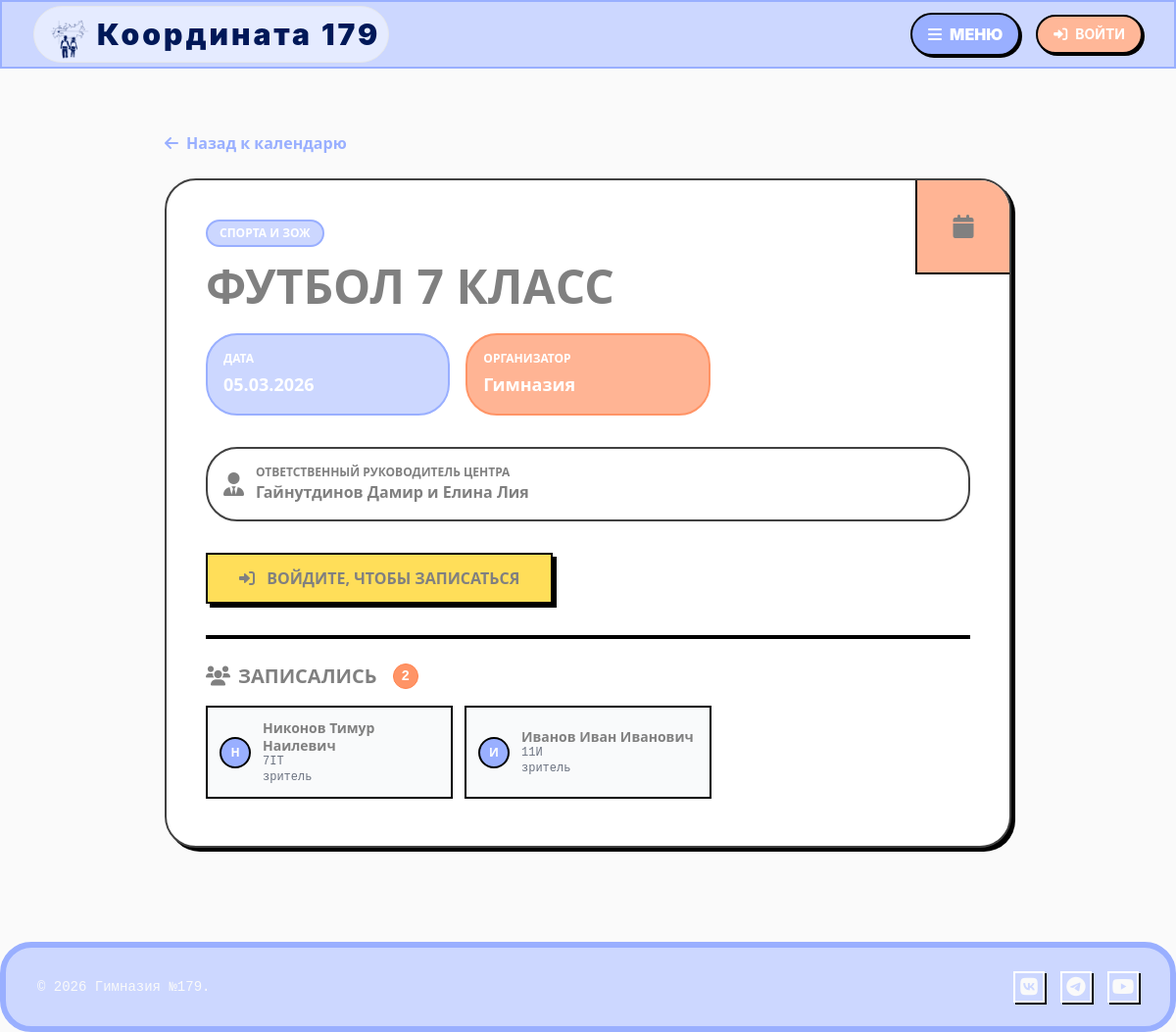
Page /events/9 on the committed database.
### app.py (models this page shows)
class Event(db.Model):
    id = db.Column(db.Integer, primary_key=True)
    title = db.Column(db.String(200), nullable=False)
    date = db.Column(db.Date, nullable=False)
    time = db.Column(db.String(10))
    description = db.Column(db.Text)
    organizer = db.Column(db.String(150))
    responsible_leader = db.Column(db.String(150))
    center = db.Column(db.String(100))
    author_id = db.Column(db.Integer, db.ForeignKey('user.id'))
    author = db.relationship('User')
    registrations = db.relationship('EventRegistration', backref='event', cascade='all, delete-orphan')

class EventRegistration(db.Model):
    id = db.Column(db.Integer, primary_key=True)
    event_id = db.Column(db.Integer, db.ForeignKey('event.id'), nullable=False)
    user_id = db.Column(db.Integer, db.ForeignKey('user.id'), nullable=False)
    registration_date = db.Column(db.DateTime, default=datetime.datetime.utcnow)
    is_confirmed = db.Column(db.Boolean, default=False)
    role = db.Column(db.String(20), default='viewer')
    user = db.relationship('User')

class User(db.Model):
    id = db.Column(db.Integer, primary_key=True)
    username = db.Column(db.String(80), unique=True, nullable=False)
    password = db.Column(db.String(120), nullable=False)
    fio = db.Column(db.String(120), nullable=False)
    class_ = db.Column(db.String(20), nullable=False)
    role = db.Column(db.String(20), default='student')  # 'admin', 'student', 'leader'
    is_graduate = db.Column(db.Boolean, default=False)
    center_name = db.Column(db.String(100))  # только для role='leader'

### app.py (the view)
@app.route('/events/<int:event_id>')
def event_detail(event_id):
    event = Event.query.get_or_404(event_id)
    is_registered = False
    if session.get('logged_in'):
        is_registered = EventRegistration.query.filter_by(
            event_id=event_id, user_id=session['user_id']
        ).first() is not None
    return render_template('event_detail.html', event=event, is_registered=is_registered)

### app.py (called while the page is built)
@app.context_processor
def inject_news():
    latest_news = News.query.order_by(News.publish_date.desc()).limit(10).all()
    return dict(marquee_news=latest_news)

### templates/event_detail.html (shortened to what this page needs)
{% extends "base.html" %}
{% block content %}
<div class="max-w-4xl mx-auto py-8 px-4 font-sans">
    <div class="mb-6">
        <a href="{{ url_for('events') }}"
           class="inline-flex items-center gap-2 text-[#99afff] font-bold hover:text-[#ffb798] transition-colors">
            <i class="fas fa-arrow-left "></i> Назад к календарю
        </a>
    </div>
    <div class="lw-div shadow-hard relative overflow-hidden">
        <div class="absolute top-0 right-0 w-24 h-24 bg-[#ffb494] border-l-2 border-b-2 border-black flex items-center justify-center">
            <i class="fas fa-calendar text-2xl"></i>
        </div>
        <div class="p-6 md:p-10">
            <div class="flex flex-wrap gap-2 mb-4 text-[#99afff]">
                {% if event.center %}
                <span class="lb-div text-white px-3 py-1 text-xs font-black uppercase rounded-[4rem] border-2">
                    {{ event.center }}
                </span>
                {% else %}
                <span class="lr-div text-white px-3 py-1 text-xs font-black uppercase rounded-[4rem] border-2">
                    Общешкольное
                </span>
                {% endif %}
            </div>
            <h1 class="text-4xl md:text-5xl font-black uppercase mb-6 pr-16 leading-tight">
                {{ event.title }}
            </h1>
            <div class="grid grid-cols-1 sm:grid-cols-3 gap-4 mb-8 text-white">
                <div class="lb-div p-4 border-[0.16rem]">
                    <p class="text-xs font-black uppercase mb-1">Дата</p>
                    <p class="font-black text-lg">{{ event.date.strftime('%d.%m.%Y') }}</p>
                </div>
                {% if event.organizer %}
                <div class="lr-div border-[#FF9466] bg-[#ffb494] p-4 border-[0.16rem]">
                    <p class="text-xs font-black uppercase mb-1">Организатор</p>
                    <p class="font-bold text-lg">{{ event.organizer }}</p>
                </div>
                {% endif %}
            </div>
            {% if event.responsible_leader %}
            <div class="lw-div p-4 mb-8 flex items-center gap-3">
                <i class="fas fa-user-tie text-[] text-2xl shrink-0"></i>
                <div>
                    <p class="text-xs font-black uppercase text-gray">Ответственный руководитель центра</p>
                    <p class="font-black">{{ event.responsible_leader }}</p>
                </div>
            </div>
            {% endif %}
            <div class="flex flex-col sm:flex-row gap-4 items-start sm:items-center mb-8">
                {% if session.logged_in and session.role == 'student' %}
                {% if is_registered %}
                <form method="POST" action="{{ url_for('event_unregister', event_id=event.id) }}">
                    <button type="submit"
                            class="lr-div px-8 py-3 font-black uppercase shadow-hard hover:shadow-none hover:translate-x-1 hover:translate-y-1 transition-all">
                        <i class="fas fa-times mr-2"></i> Отменить запись
                    </button>
                </form>
                <span class="font-mono text-sm text-[#99afff] font-bold">
                        <i class="fas fa-check-circle mr-1"></i> Вы записаны!
                    </span>
                {% else %}
                <form method="POST" action="{{ url_for('event_register', event_id=event.id) }}" class="mt-8 space-y-4">
                    <div class="bg-gray-100 p-4 border-2 border-black rounded-2xl">
                        <label class="block font-black uppercase text-xs mb-2">Выберите вашу роль:</label>
                        <select name="role"
                                class="w-full bg-white border-2 border-black p-2 font-bold rounded-xl focus:outline-none">
                            <option value="viewer">Зритель (1 балл)</option>
                            <option value="volunteer">Волонтер (3 балла)</option>
                            <option value="participant">Участник (5 баллов)</option>
                        </select>
                    </div>
                    <button type="submit"
                            class="w-full lb-div text-white p-4 rounded-2xl font-black uppercase shadow-hard hover:shadow-none hover:translate-x-1 hover:translate-y-1 transition-all">
                        Подтвердить участие
                    </button>
                </form>
                {% endif %}
                {% elif not session.logged_in %}
                <a href="{{ url_for('login') }}"
                   class="bg-neo-yellow border-2 border-black px-8 py-3 font-black uppercase shadow-hard hover:shadow-none transition-all">
                    <i class="fas fa-sign-in-alt mr-2"></i> Войдите, чтобы записаться
                </a>
                {% endif %}
            </div>
            <div class="border-t-4 border-black pt-6">
                <h3 class="font-black uppercase text-xl mb-4 flex items-center gap-2">
                    <i class="fas fa-users text-gray"></i>
                    Записались
                    <span class="lr-div border-[0.08rem] text-white px-2 py-0.5 text-sm font-mono ml-2">
                        {{ event.registrations|length }}
                    </span>
                </h3>
                {% if event.registrations %}
                <div class="grid grid-cols-1 sm:grid-cols-2 md:grid-cols-3 gap-3">
                    {% for reg in event.registrations %}
                    <div class="flex items-center justify-between bg-gray-50 border-2 border-black p-3 mb-2">
                        <div class="flex items-center gap-3">
                            <div class="w-8 h-8 bg-[#99afff] text-white flex items-center justify-center rounded-full border-2 border-black shrink-0 text-xs font-black">
                                {{ reg.user.fio[0] }}
                            </div>
                            <div>
                                <p class="font-bold text-sm leading-tight">{{ reg.user.fio }}</p>
                                <p class="text-xs font-mono text-gray-500">{{ reg.user.class_ }}</p>
                                <p class="text-xs font-mono text-gray-500">{{ {"viewer": "зритель",
                                    "volunteer": "волонтёр",
                                    "participant": "участник"}[reg.role] }}</p>
                            </div>
                        </div>
                    </div>
                    {% endfor %}
                </div>
                {% else %}
                <div class="border-2 border-dashed border-gray-300 p-8 text-center opacity-60">
                    <i class="fas fa-user-slash text-3xl mb-2 text-gray-400"></i>
                    <p class="font-mono font-bold text-gray-500">Пока никто не записался</p>
                </div>
                {% endif %}
            </div>
        </div>
    </div>
</div>
{% endblock %}

### templates/base.html (style rules this page uses)
body { font-family: 'Inter', sans-serif; background-color: #fafafa; color: #fafafa; min-height: 100vh; display: flex; flex-direction: column; }
.lb-div, .flash { background-color: #ccd7ff; border-color: #99afff; border-radius: 2rem; border-width: 0.4rem; }
.lr-div { background-color: #FF9466; border-color: #ff824d; border-radius: 2rem; border-width: 0.4rem; }
.lw-div { background-color: #ffffff; border-color: #414141; border-radius: 2rem; border-width: 0.15rem; color: gray; }

### rows in the picture
Event: center "СПОРТА И ЗОЖ", title "ФУТБОЛ 7 КЛАСС", date "05.03.2026", organizer "Гимназия", responsible_leader "Гайнутдинов Дамир и Елина Лия"
EventRegistration: user "Н", user.fio "Никонов Тимур Наилевич", user.class_ "7IT", role "зритель"
EventRegistration: user "И", user.fio "Иванов Иван Иванович", user.class_ "11И", role "зритель"

### other values in the picture
{{ event.registrations|length }} "2"
